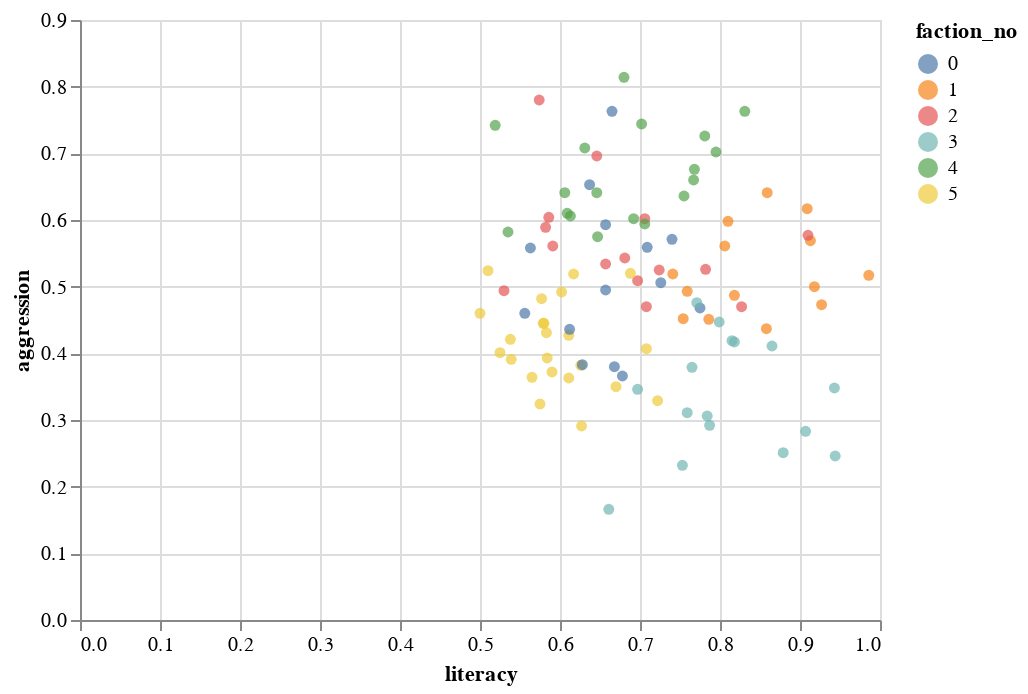

The notebook cell saved with this chart:
### Markdown cell above
So individual `pops` vary slightly, relative to the `conformity`. And `conformity` also determines the number of factions in the group.

### Code cell
chart = alt.Chart(pops).mark_circle().encode(x='literacy',y='aggression',color='faction_no:N')
chart

### Figure 1 — Vega-Lite specification as saved in the notebook (floating-point values rounded to 4 significant figures)
{"config": {"view": {"continuousWidth": 400, "continuousHeight": 300}}, "data": {"name": "data-79ec126ee6a8ed045d445dc3059ec37d"}, "mark": "circle", "encoding": {"color": {"type": "nominal", "field": "faction_no"}, "x": {"type": "quantitative", "field": "literacy"}, "y": {"type": "quantitative", "field": "aggression"}}, "$schema": "https://vega.github.io/schema/vega-lite/v4.8.1.json", "datasets": {"data-79ec126ee6a8ed045d445dc3059ec37d": [{"conformity": 0.415, "literacy": 0.579, "aggression": 0.445, "constitution": 0.426, "faction_no": 5}, {"conformity": 0.252, "literacy": 0.519, "aggression": 0.742, "constitution": 0.452, "faction_no": 4}, {"conformity": 0.514, "literacy": 0.583, "aggression": 0.431, "constitution": 0.477, "faction_no": 5}, {"conformity": 0.374, "literacy": 0.617, "aggression": 0.519, "constitution": 0.569, "faction_no": 5}, {"conformity": 0.439, "literacy": 0.67, "aggression": 0.35, "constitution": 0.373, "faction_no": 5}, {"conformity": 0.405, "literacy": 0.538, "aggression": 0.421, "constitution": 0.421, "faction_no": 5}, {"conformity": 0.38, "literacy": 0.647, "aggression": 0.575, "constitution": 0.464, "faction_no": 4}, {"conformity": 0.454, "literacy": 0.631, "aggression": 0.708, "constitution": 0.399, "faction_no": 4}, {"conformity": 0.409, "literacy": 0.918, "aggression": 0.5, "constitution": 0.555, "faction_no": 1}, {"conformity": 0.536, "literacy": 0.708, "aggression": 0.407, "constitution": 0.416, "faction_no": 5}, {"conformity": 0.488, "literacy": 0.708, "aggression": 0.47, "constitution": 0.208, "faction_no": 2}, {"conformity": 0.206, "literacy": 0.678, "aggression": 0.366, "constitution": 0.334, "faction_no": 0}, {"conformity": 0.515, "literacy": 0.943, "aggression": 0.348, "constitution": 0.389, "faction_no": 3}, {"conformity": 0.636, "literacy": 0.697, "aggression": 0.509, "constitution": 0.368, "faction_no": 2}, {"conformity": 0.364, "literacy": 0.58, "aggression": 0.445, "constitution": 0.388, "faction_no": 5}, {"conformity": 0.212, "literacy": 0.859, "aggression": 0.641, "constitution": 0.441, "faction_no": 1}, {"conformity": 0.489, "literacy": 0.755, "aggression": 0.636, "constitution": 0.582, "faction_no": 4}, {"conformity": 0.341, "literacy": 0.602, "aggression": 0.492, "constitution": 0.517, "faction_no": 5}, {"conformity": 0.466, "literacy": 0.584, "aggression": 0.393, "constitution": 0.6, "faction_no": 5}, {"conformity": 0.284, "literacy": 0.74, "aggression": 0.571, "constitution": 0.23, "faction_no": 0}, {"conformity": 0.467, "literacy": 0.582, "aggression": 0.589, "constitution": 0.369, "faction_no": 2}, {"conformity": 0.393, "literacy": 0.781, "aggression": 0.726, "constitution": 0.422, "faction_no": 4}, {"conformity": 0.293, "literacy": 0.565, "aggression": 0.364, "constitution": 0.376, "faction_no": 5}, {"conformity": 0.54, "literacy": 0.626, "aggression": 0.382, "constitution": 0.494, "faction_no": 5}, {"conformity": 0.271, "literacy": 0.741, "aggression": 0.519, "constitution": 0.496, "faction_no": 1}, {"conformity": 0.364, "literacy": 0.627, "aggression": 0.291, "constitution": 0.484, "faction_no": 5}, {"conformity": 0.32, "literacy": 0.637, "aggression": 0.653, "constitution": 0.096, "faction_no": 0}, {"conformity": 0.482, "literacy": 0.657, "aggression": 0.534, "constitution": 0.433, "faction_no": 2}, {"conformity": 0.495, "literacy": 0.927, "aggression": 0.473, "constitution": 0.443, "faction_no": 1}, {"conformity": 0.266, "literacy": 0.709, "aggression": 0.559, "constitution": 0.41, "faction_no": 0}, {"conformity": 0.42, "literacy": 0.722, "aggression": 0.329, "constitution": 0.537, "faction_no": 5}, {"conformity": 0.243, "literacy": 0.556, "aggression": 0.46, "constitution": 0.392, "faction_no": 0}, {"conformity": 0.47, "literacy": 0.688, "aggression": 0.52, "constitution": 0.448, "faction_no": 5}, {"conformity": 0.409, "literacy": 0.646, "aggression": 0.641, "constitution": 0.368, "faction_no": 4}, {"conformity": 0.417, "literacy": 0.591, "aggression": 0.561, "constitution": 0.327, "faction_no": 2}, {"conformity": 0.071, "literacy": 0.628, "aggression": 0.383, "constitution": 0.274, "faction_no": 0}, {"conformity": 0.335, "literacy": 0.525, "aggression": 0.401, "constitution": 0.4, "faction_no": 5}, {"conformity": 0.445, "literacy": 0.865, "aggression": 0.411, "constitution": 0.372, "faction_no": 3}, {"conformity": 0.338, "literacy": 0.535, "aggression": 0.582, "constitution": 0.412, "faction_no": 4}, {"conformity": 0.419, "literacy": 0.806, "aggression": 0.561, "constitution": 0.54, "faction_no": 1}, {"conformity": 0.266, "literacy": 0.51, "aggression": 0.524, "constitution": 0.582, "faction_no": 5}, {"conformity": 0.674, "literacy": 0.574, "aggression": 0.78, "constitution": 0.308, "faction_no": 2}, {"conformity": 0.42, "literacy": 0.818, "aggression": 0.487, "constitution": 0.58, "faction_no": 1}, {"conformity": 0.178, "literacy": 0.775, "aggression": 0.468, "constitution": 0.315, "faction_no": 0}, {"conformity": 0.269, "literacy": 0.913, "aggression": 0.569, "constitution": 0.503, "faction_no": 1}, {"conformity": 0.42, "literacy": 0.611, "aggression": 0.427, "constitution": 0.691, "faction_no": 5}, {"conformity": 0.199, "literacy": 0.657, "aggression": 0.495, "constitution": 0.053, "faction_no": 0}, {"conformity": 0.455, "literacy": 0.944, "aggression": 0.246, "constitution": 0.287, "faction_no": 3}, {"conformity": 0.406, "literacy": 0.661, "aggression": 0.166, "constitution": 0.16, "faction_no": 3}, {"conformity": 0.468, "literacy": 0.613, "aggression": 0.606, "constitution": 0.594, "faction_no": 4}, {"conformity": 0.289, "literacy": 0.726, "aggression": 0.506, "constitution": 0.282, "faction_no": 0}, {"conformity": 0.397, "literacy": 0.767, "aggression": 0.66, "constitution": 0.474, "faction_no": 4}, {"conformity": 0.529, "literacy": 0.575, "aggression": 0.324, "constitution": 0.557, "faction_no": 5}, {"conformity": 0.448, "literacy": 0.611, "aggression": 0.363, "constitution": 0.341, "faction_no": 5}, {"conformity": 0.569, "literacy": 0.59, "aggression": 0.372, "constitution": 0.316, "faction_no": 5}, {"conformity": 0.373, "literacy": 0.986, "aggression": 0.517, "constitution": 0.497, "faction_no": 1}, {"conformity": 0.559, "literacy": 0.827, "aggression": 0.47, "constitution": 0.353, "faction_no": 2}, {"conformity": 0.394, "literacy": 0.787, "aggression": 0.292, "constitution": 0.327, "faction_no": 3}, {"conformity": 0.548, "literacy": 0.907, "aggression": 0.283, "constitution": 0.397, "faction_no": 3}, {"conformity": 0.204, "literacy": 0.612, "aggression": 0.436, "constitution": 0.189, "faction_no": 0}, {"conformity": 0.297, "literacy": 0.818, "aggression": 0.417, "constitution": 0.36, "faction_no": 3}, {"conformity": 0.198, "literacy": 0.702, "aggression": 0.744, "constitution": 0.393, "faction_no": 4}, {"conformity": 0.364, "literacy": 0.771, "aggression": 0.476, "constitution": 0.243, "faction_no": 3}, {"conformity": 0.397, "literacy": 0.5, "aggression": 0.46, "constitution": 0.37, "faction_no": 5}, {"conformity": 0.35, "literacy": 0.879, "aggression": 0.251, "constitution": 0.429, "faction_no": 3}, {"conformity": 0.405, "literacy": 0.68, "aggression": 0.814, "constitution": 0.517, "faction_no": 4}, {"conformity": 0.183, "literacy": 0.665, "aggression": 0.763, "constitution": 0.293, "faction_no": 0}, {"conformity": 0.486, "literacy": 0.577, "aggression": 0.482, "constitution": 0.573, "faction_no": 5}, {"conformity": 0.331, "literacy": 0.786, "aggression": 0.451, "constitution": 0.438, "faction_no": 1}, {"conformity": 0.763, "literacy": 0.53, "aggression": 0.494, "constitution": 0.261, "faction_no": 2}, {"conformity": 0.473, "literacy": 0.782, "aggression": 0.526, "constitution": 0.135, "faction_no": 2}, {"conformity": 0.415, "literacy": 0.815, "aggression": 0.419, "constitution": 0.321, "faction_no": 3}, {"conformity": 0.358, "literacy": 0.831, "aggression": 0.763, "constitution": 0.506, "faction_no": 4}, {"conformity": 0.426, "literacy": 0.706, "aggression": 0.602, "constitution": 0.235, "faction_no": 2}, {"conformity": 0.675, "literacy": 0.91, "aggression": 0.577, "constitution": 0.369, "faction_no": 2}, {"conformity": 0.378, "literacy": 0.784, "aggression": 0.306, "constitution": 0.396, "faction_no": 3}, {"conformity": 0.561, "literacy": 0.795, "aggression": 0.702, "constitution": 0.502, "faction_no": 4}, {"conformity": 0.55, "literacy": 0.539, "aggression": 0.391, "constitution": 0.373, "faction_no": 5}, {"conformity": 0.385, "literacy": 0.586, "aggression": 0.604, "constitution": 0.254, "faction_no": 2}, {"conformity": 0.327, "literacy": 0.858, "aggression": 0.437, "constitution": 0.561, "faction_no": 1}, {"conformity": 0.439, "literacy": 0.768, "aggression": 0.676, "constitution": 0.386, "faction_no": 4}, {"conformity": 0.366, "literacy": 0.753, "aggression": 0.232, "constitution": 0.348, "faction_no": 3}, {"conformity": 0.498, "literacy": 0.706, "aggression": 0.594, "constitution": 0.479, "faction_no": 4}, {"conformity": 0.322, "literacy": 0.759, "aggression": 0.493, "constitution": 0.387, "faction_no": 1}, {"conformity": 0.214, "literacy": 0.668, "aggression": 0.38, "constitution": 0.295, "faction_no": 0}, {"conformity": 0.389, "literacy": 0.799, "aggression": 0.447, "constitution": 0.362, "faction_no": 3}, {"conformity": 0.689, "literacy": 0.646, "aggression": 0.696, "constitution": 0.459, "faction_no": 2}, {"conformity": 0.362, "literacy": 0.606, "aggression": 0.641, "constitution": 0.575, "faction_no": 4}, {"conformity": 0.243, "literacy": 0.81, "aggression": 0.598, "constitution": 0.425, "faction_no": 1}, {"conformity": 0.225, "literacy": 0.609, "aggression": 0.61, "constitution": 0.545, "faction_no": 4}, {"conformity": 0.132, "literacy": 0.657, "aggression": 0.593, "constitution": 0.327, "faction_no": 0}, {"conformity": 0.288, "literacy": 0.765, "aggression": 0.379, "constitution": 0.343, "faction_no": 3}, {"conformity": 0.386, "literacy": 0.909, "aggression": 0.617, "constitution": 0.506, "faction_no": 1}, {"conformity": 0.477, "literacy": 0.681, "aggression": 0.543, "constitution": 0.399, "faction_no": 2}, {"conformity": 0.217, "literacy": 0.563, "aggression": 0.558, "constitution": 0.269, "faction_no": 0}, {"conformity": 0.428, "literacy": 0.759, "aggression": 0.311, "constitution": 0.382, "faction_no": 3}, {"conformity": 0.498, "literacy": 0.697, "aggression": 0.346, "constitution": 0.35, "faction_no": 3}, {"conformity": 0.31, "literacy": 0.754, "aggression": 0.452, "constitution": 0.588, "faction_no": 1}, {"conformity": 0.505, "literacy": 0.724, "aggression": 0.525, "constitution": 0.326, "faction_no": 2}, {"conformity": 0.415, "literacy": 0.692, "aggression": 0.602, "constitution": 0.479, "faction_no": 4}]}}
